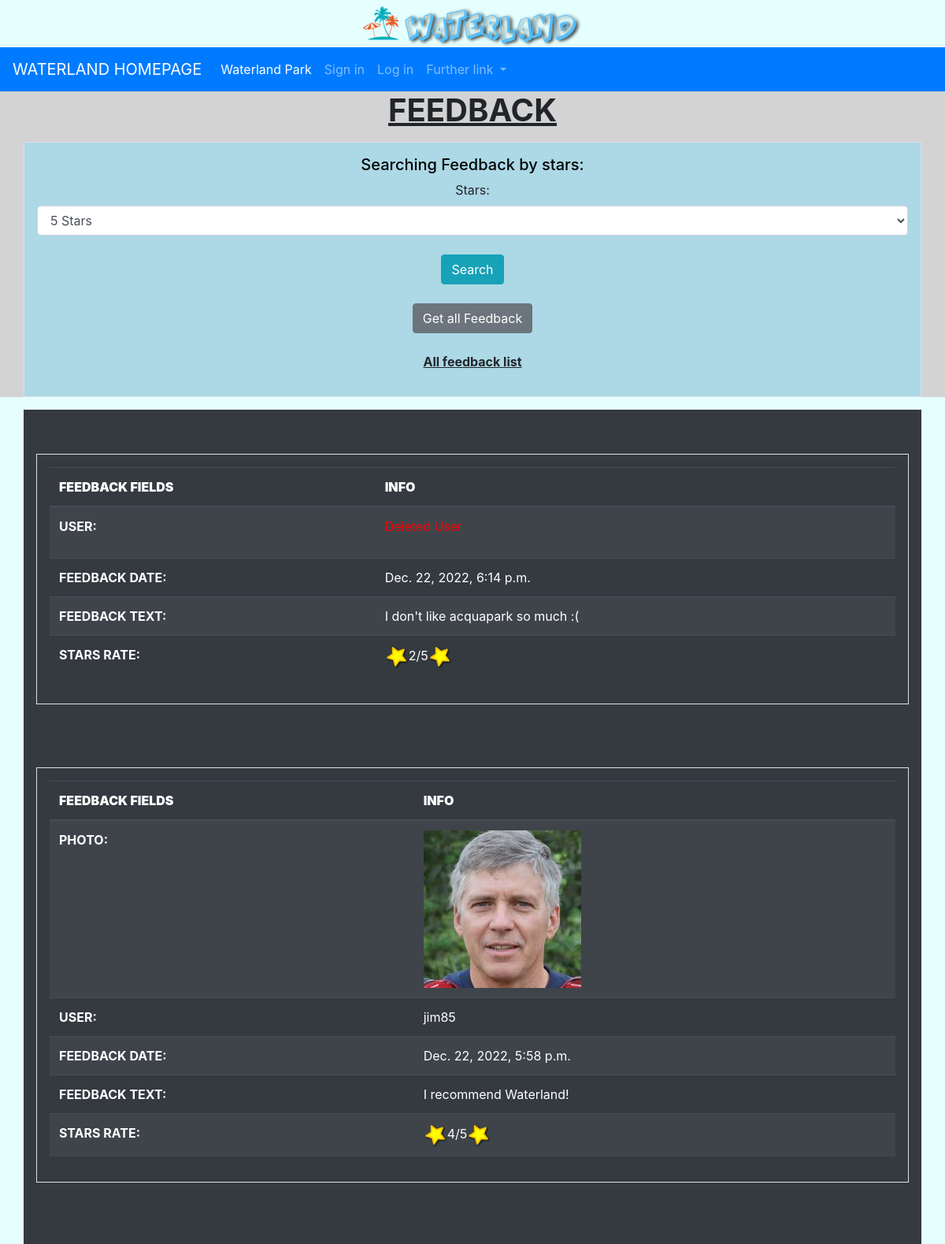
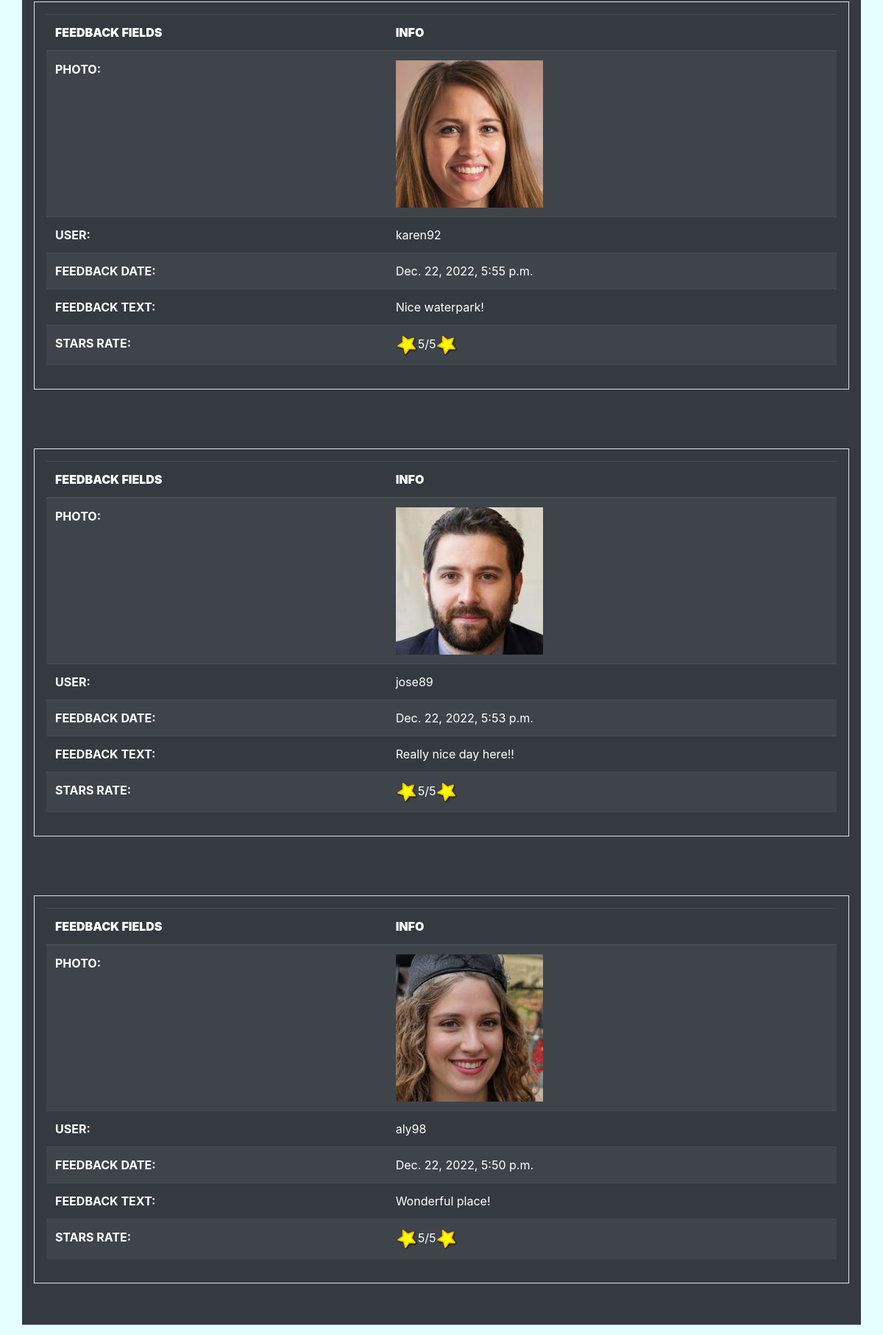
Page /reviewpark/feedback/ (upper part) on the committed database (2 pictures, top to bottom).
### reviewpark/models.py (models this page shows, shortened)
class Feedback(models.Model):
    STARS_CHOICES = (
        (1, '1 Star'),
        (2, '2 Stars'),
        (3, '3 Stars'),
        (4, '4 Stars'),
        (5, '5 Stars'),
    )
    customer = models.ForeignKey(myUser, on_delete=models.SET_NULL, null=True)
    feedback_date = models.DateTimeField(default=timezone.now, null=False, blank=False)
    stars = models.PositiveIntegerField(choices=STARS_CHOICES, null=False, blank=False,
                                        help_text='Rate your expericence at WaterLand, from 1 to 5 stars')
    feedback_text = models.TextField(max_length=300, null=False, blank=False, help_text='Tell your experience here, max 300 characters')
    class Meta:
        verbose_name_plural = 'Feedback'

### userpark/models.py (models this page shows, shortened)
class User(AbstractUser):
    GENDER_CHOICES = (
        ('M', 'Male'),
        ('F', 'Female'),
    )
    gender = models.CharField(max_length=1, choices=GENDER_CHOICES, help_text="Are you male or female?", null=True, default=None)
    birth_date = models.DateField(help_text="Place your birthday here", null=True,
                                  validators=[MaxValueValidator(limit_value=date.today()-timedelta(days=(365*7))),
                                              MinValueValidator(limit_value=date.today()-timedelta(days=(365*100)))], default=None)
    staff_assigned_code = models.CharField(max_length=5, help_text="Place your staff code here", null=True, unique=True, default=None)
    is_staff_member = models.BooleanField(default=False)
    propic = models.ImageField(upload_to=media_directory_path, blank=True, null=True,
                               default=None, help_text='Add your profile picture here', verbose_name='Picture Profile')
    slug = models.SlugField(null=False, unique=True)  # max length disabled

### reviewpark/views.py (the view)
# urls.py: path('feedback/', FeedbackListView.as_view(), name='feedback-list'),
class FeedbackListView(ListView):
    model = Feedback
    template_name = 'reviewpark/feedback/feedback_list.html'
    context_object_name = "feedback_list"  # default is object_list
    paginate_by = 5
    def get_queryset(self):
        queryset = Feedback.objects.all().order_by('-feedback_date')   # DESC date, default ASC
        return queryset

### reviewpark/templates/reviewpark/feedback/feedback_list.html (shortened to what this page needs)
{% extends 'navbase.html' %}
{% load static %}
{% block bodybase %}
    <div class="text-center" style="background-color: lightgray">
        <h1><strong><u>FEEDBACK</u></strong></h1>
        <div class="container p-3 my-3 border" style="background: lightblue">
            <div class="text-center">
                <h5 style="color: black">Searching Feedback by stars:</h5>
                <form action="{% url 'reviewpark:feedback-search-stars' %}" method="get">
                    <label for="starsform">Stars:</label>
                    <select class="form-control" id="starsform" name="starsform">
                      <option value="5">5 Stars</option>
                    </select><br>
                    <button type="submit" class="btn btn-info">Search</button>
                </form><br>
                <a href="{% url 'reviewpark:feedback-list' %}"><button type="button" class="btn btn-secondary">Get all Feedback</button></a>
                {% if request.GET.starsform %}
                    {% if request.GET.starsform != '1' %}
                    <br><br>
                    <p><strong><u>Searching for {{ request.GET.starsform }} stars feedback</u></strong></p>
                    {% else %}
                    <br><br>
                    <p><strong><u>Searching for {{ request.GET.starsform }} star feedback</u></strong></p>
                    {% endif %}
                {% else %}
                    <br><br>
                    <p><strong><u>All feedback list</u></strong></p>
                {% endif %}
            </div>
        </div>
    </div>
    <div class="container p-3 my-3 bg-dark text-white">
    {% for feedback in feedback_list %}
        <br>
        <div class="container p-3 my-3 border">
        <table class="table table-striped table-dark">
          <thead>
            <tr>
                <th scope="col"><strong>FEEDBACK FIELDS</strong></th>
              <th scope="col"><strong>INFO</strong></th>
            </tr>
          </thead>
        <tbody>
            {% if feedback.customer %}
            <tr>
            <th scope="row">PHOTO:</th>
             {% if feedback.customer.propic %}
                <td><img src="/media/{{ MEDIA_URL }}{{ feedback.customer.propic }}" alt="picture user profile"></td>
             {% else %}
                 <td><img src="{% static 'img/generic_user_profile.png' %}" alt="default picture profile"></td>
             {% endif %}
            </tr>
            {% endif %}
            <tr>
            <th scope="row">USER:</th>
             {% if feedback.customer %}
                <td>{{ feedback.customer.get_username }}</td>
             {% else %}
                 <td><p style="color: red">Deleted User</p></td>
             {% endif %}
            </tr>
            <tr>
            <th scope="row">FEEDBACK DATE:</th>
             <td>{{ feedback.feedback_date }}</td>
            </tr>
            <tr>
            <th scope="row">FEEDBACK TEXT:</th>
             <td>{{ feedback.feedback_text }}</td>
            </tr>
            <tr>
            <th scope="row">STARS RATE:</th>
             <td><img src="{% static 'img/yellow-star-icon_30.png' %}" alt="starfeedback1">{{ feedback.stars }}/5<img src="{% static 'img/yellow-star-icon_30.png' %}" alt="starfeedback2"></td>
            </tr>
         </tbody>
        </table>
        </div>
        <br>
    {% empty %}
        <div class="text-center">
            <h1><strong><u>NO FEEDBACK YET</u></strong></h1>
        </div>
    {% endfor %}
    </div>
{% endblock %}

### rows in the picture
Feedback: feedback_date "Dec. 22, 2022, 6:14 p.m.", feedback_text "I don't like acquapark so much :(", stars "2"
Feedback: customer.propic (picture), customer.get_username "jim85", feedback_date "Dec. 22, 2022, 5:58 p.m.", feedback_text "I recommend Waterland!", stars "4"
Feedback: customer.propic (picture), customer.get_username "karen92", feedback_date "Dec. 22, 2022, 5:55 p.m.", feedback_text "Nice waterpark!", stars "5"
Feedback: customer.propic (picture), customer.get_username "jose89", feedback_date "Dec. 22, 2022, 5:53 p.m.", feedback_text "Really nice day here!!", stars "5"
Feedback: customer.propic (picture), customer.get_username "aly98", feedback_date "Dec. 22, 2022, 5:50 p.m.", feedback_text "Wonderful place!", stars "5"
